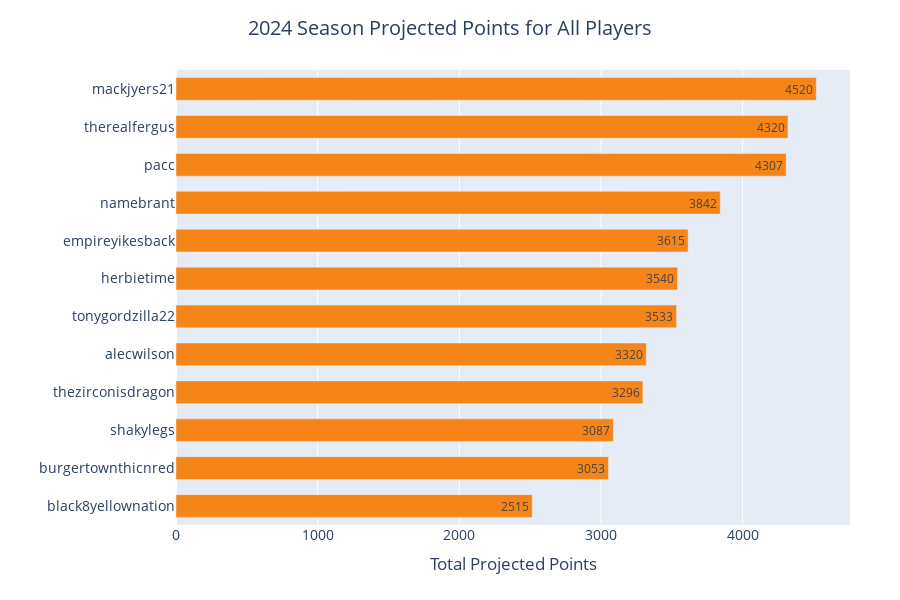

Notebook source saved alongside this figure:
### Code cell
# Plots the season total projected points of all players on each team
total_team = (teams.
              groupby("owner")
              [["projected"]]
              .sum()
              .sort_values(by = 'projected')
              .reset_index()
              )

fig = px.bar(total_team,
              y = 'owner',
              x = 'projected',
              orientation = 'h',
              color_discrete_sequence = [px.colors.qualitative.T10[1]])

fig.update_layout(width=900,
                 height=600,
                 xaxis_title = "Total Projected Points",
                 yaxis_title = "",
                 title = '2024 Season Projected Points for All Players',
                 title_x = 0.5,
                 font=dict(size=14),
                 margin=dict(t=70, b=75, l=50, r=50),
                 bargap=0.4)

fig.update_traces(textposition = "inside", texttemplate='%{x:.0f}')

fig.show()

### Figure 1 — Plotly figure (JSON) as saved in the notebook; plotly's stock layout.template omitted (floating-point values rounded to 4 significant figures)
{"data": [{"alignmentgroup": "True", "hovertemplate": "projected=%{x}<br>owner=%{y}<extra></extra>", "legendgroup": "", "marker": {"color": "#F58518", "pattern": {"shape": ""}}, "name": "", "offsetgroup": "", "orientation": "h", "showlegend": false, "textposition": "inside", "texttemplate": "%{x:.0f}", "type": "bar", "x": [2515.0, 3053.0, 3087.0, 3296.0, 3320.0, 3533.0, 3540.0, 3615.0, 3842.0, 4307.0, 4320.0, 4520.0], "xaxis": "x", "y": ["black8yellownation", "burgertownthicnred", "shakylegs", "thezirconisdragon", "alecwilson", "tonygordzilla22", "herbietime", "empireyikesback", "namebrant", "pacc", "therealfergus", "mackjyers21"], "yaxis": "y"}], "layout": {"bargap": 0.4, "barmode": "relative", "font": {"size": 14}, "height": 600, "legend": {"tracegroupgap": 0}, "margin": {"b": 75, "l": 50, "r": 50, "t": 70}, "title": {"text": "2024 Season Projected Points for All Players", "x": 0.5}, "width": 900, "xaxis": {"anchor": "y", "domain": [0, 1], "title": {"text": "Total Projected Points"}}, "yaxis": {"anchor": "x", "domain": [0, 1], "title": {"text": ""}}}}
